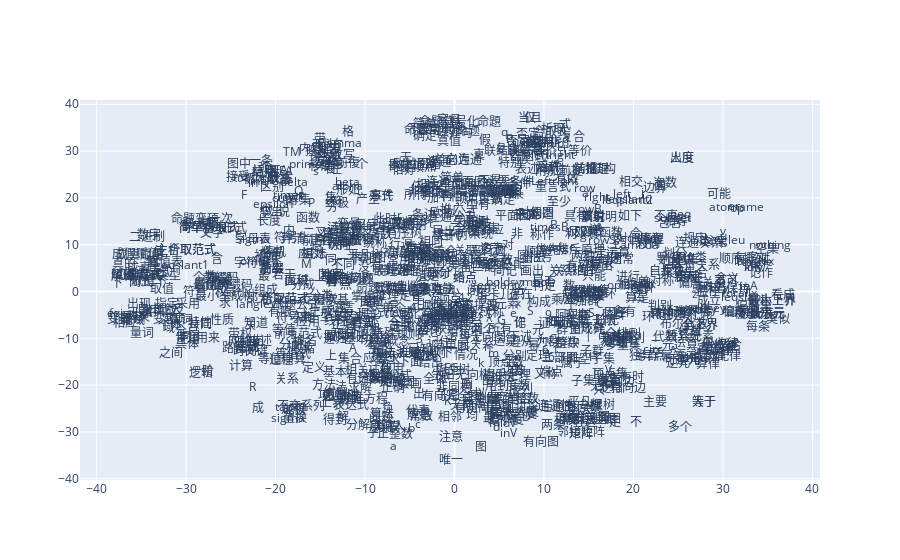

The cell this chart's notebook holds for it:
### Code cell
%matplotlib inline
import matplotlib.pyplot as plt
from sklearn.decomposition import IncrementalPCA    # inital reduction
from sklearn.manifold import TSNE                   # final reduction
import numpy as np                                  # array handling


def reduce_dimensions(model):
    num_dimensions = 2  # final num dimensions (2D, 3D, etc)

    vectors = [] # positions in vector space
    labels = [] # keep track of words to label our data again later
    for word in model.wv.vocab:
        vectors.append(model.wv[word])
        labels.append(word)

    # convert both lists into numpy vectors for reduction
    vectors = np.asarray(vectors)
    labels = np.asarray(labels)

    # reduce using t-SNE
    vectors = np.asarray(vectors)
    tsne = TSNE(n_components=num_dimensions, random_state=0)
    vectors = tsne.fit_transform(vectors)

    x_vals = [v[0] for v in vectors]
    y_vals = [v[1] for v in vectors]
    return x_vals, y_vals, labels


x_vals, y_vals, labels = reduce_dimensions(model)

def plot_with_plotly(x_vals, y_vals, labels, plot_in_notebook=True):
    from plotly.offline import init_notebook_mode, iplot, plot
    import plotly.graph_objs as go

    trace = go.Scatter(x=x_vals, y=y_vals, mode='text', text=labels)
    data = [trace]

    if plot_in_notebook:
        init_notebook_mode(connected=True)
        iplot(data, filename='word-embedding-plot')
    else:
        plot(data, filename='word-embedding-plot.html')


def plot_with_matplotlib(x_vals, y_vals, labels):
    import matplotlib.pyplot as plt
    import random

    random.seed(0)

    plt.figure(figsize=(12, 12))
    plt.scatter(x_vals, y_vals)

    #
    # Label randomly subsampled 25 data points
    #
    indices = list(range(len(labels)))
    selected_indices = random.sample(indices, 25)
    for i in selected_indices:
        plt.annotate(labels[i], (x_vals[i], y_vals[i]))

try:
    get_ipython()
except Exception:
    plot_function = plot_with_matplotlib
else:
    plot_function = plot_with_plotly

plot_function(x_vals, y_vals, labels)
plt.show()

### Figure 1 — Plotly figure (JSON) as saved in the notebook; plotly's stock layout.template omitted (floating-point values rounded to 4 significant figures; data arrays with more than 128 entries replaced by an {"elided": "..."} marker saying what was removed)
{"data": [{"mode": "text", "text": {"elided": "899 str values"}, "type": "scatter", "x": {"elided": "899 float values"}, "y": {"elided": "899 float values"}}], "layout": {}}
